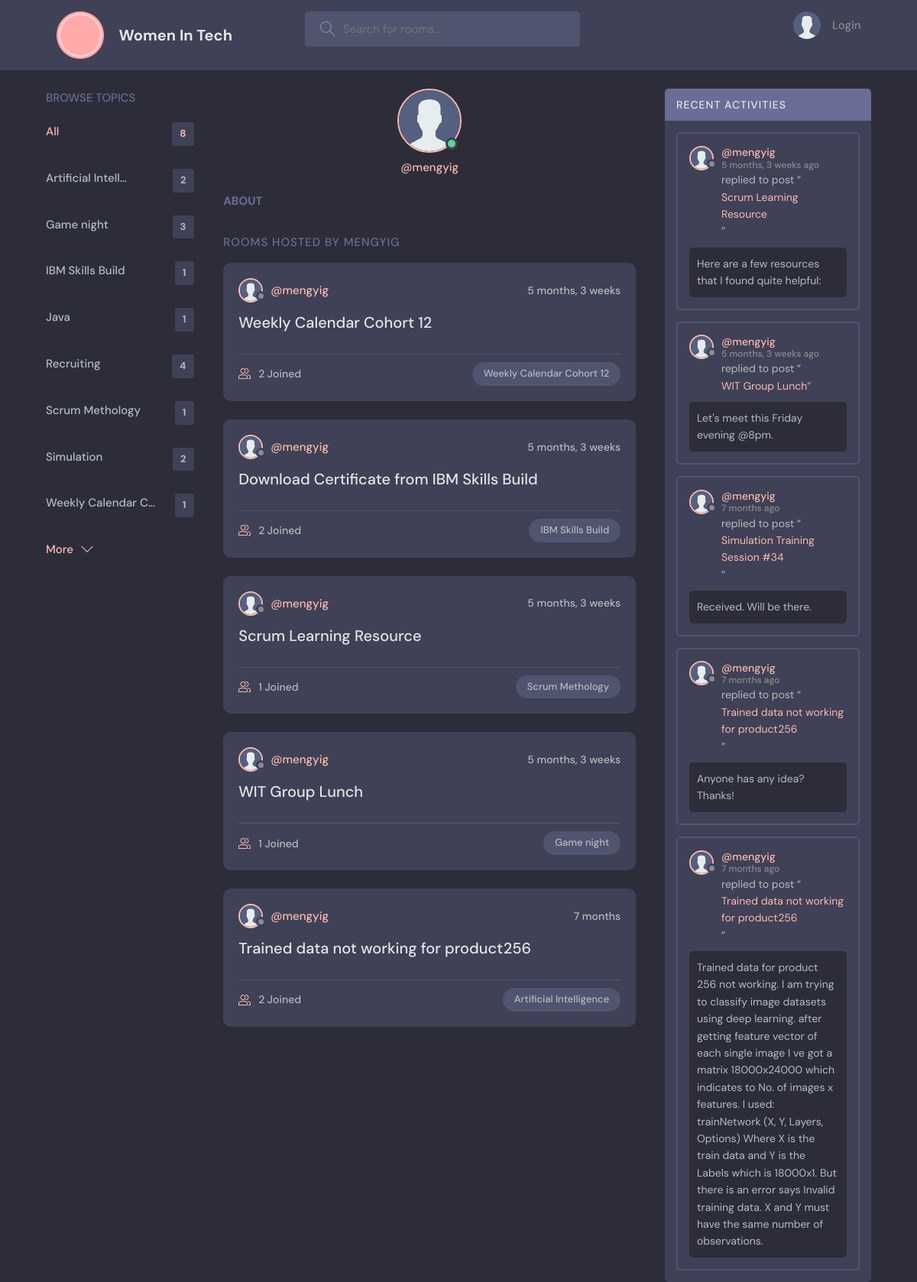
The page /profile/7/ on the database its author committed.
### base/models.py (models this page shows, shortened)
class Topic(models.Model):
    name = models.CharField(max_length=200)
    class Meta:
        ordering = ['name']

class Room(models.Model):
    host = models.ForeignKey(User, on_delete=models.SET_NULL, null=True)
    topic = models.ForeignKey(
        Topic, on_delete=models.SET_NULL, null=True)
    name = models.CharField(max_length=200)
    description = models.TextField(null=True, blank=True)
    participants = models.ManyToManyField(
        User, related_name="participants", blank=True)
    updated = models.DateTimeField(auto_now=True)
    created = models.DateTimeField(auto_now_add=True)
    class Meta:
        ordering = ['-updated', '-created']
    def __str__(self):
        return self.name

class Message(models.Model):
    user = models.ForeignKey(User, on_delete=models.CASCADE)
    room = models.ForeignKey(Room, on_delete=models.CASCADE)
    body = models.TextField()
    updated = models.DateTimeField(auto_now=True)
    created = models.DateTimeField(auto_now_add=True)
    class Meta:
        ordering = ['-updated', '-created']

### base/views.py (the view)
# urls.py: path('profile/<str:pk>/', views.userProfile, name='user-profile'),
def userProfile(request, pk):
    user = User.objects.get(id=pk)
    rooms = user.room_set.all()
    room_messages = user.message_set.all()
    topics = Topic.objects.all()
    context = {"user": user, "rooms": rooms,
               "room_messages": room_messages, "topics": topics}
    return render(request, "base/profile.html", context)

### base/templates/base/profile.html (shortened to what this page needs)
{% extends 'main.html' %}
{% block content %}
{% load static %}
<main class="profile-page layout layout--3">
    <div class="container">
        {% include 'base/topics_component.html' %}
        <div class="roomList">
            <div class="profile">
                <div class="profile__avatar">
                    <div class="avatar avatar--large active">
                        <img src="{% static 'images/avatar.svg' %}" />
                    </div>
                </div>
                <div class="profile__info">
                    <p>@{{user.username}}</p>
                </div>
                <div class="profile__about">
                    <h3>About</h3>
                </div>
            </div>
            <div class="roomList__header">
                <div>
                    <h2> Rooms Hosted by {{user.username}}</a>
                    </h2>
                </div>
            </div>
            {% include 'base/feed_component.html' %}
        </div>
        {% include 'base/activity_component.html' %}
    </div>
</main>
{% endblock content %}

### base/templates/base/topics_component.html
<div class="topics">
    <div class="topics__header">
        <h2>Browse Topics</h2>
    </div>
    <ul class="topics__list">
        <li>
            <a href="{% url 'home' %}" class="active">All <span>{{topics.count}}</span></a>
        </li>
        {% for topic in topics %}
        <li>
            <a href="{% url 'home' %}?q={{topic.name}}">
                {{ topic.name | truncatechars:18 }}
                <span>{{topic.room_set.all.count}}</span></a>
        </li>
        {% endfor %}
    </ul>
    <a class="btn btn--link" href="{% url 'topics' %}">
        More
        <svg version="1.1" xmlns="http://www.w3.org/2000/svg" width="32" height="32" viewBox="0 0 32 32">
            <title>chevron-down</title>
            <path d="M16 21l-13-13h-3l16 16 16-16h-3l-13 13z"></path>
        </svg>
    </a>
</div>

### base/templates/base/feed_component.html (shortened to what this page needs)
{% for room in rooms %}
{% load static %}
<div class="roomListRoom">
    <div class="roomListRoom__header">
        <a href="{% url 'user-profile' room.host.id %}" class="roomListRoom__author">
            <div class="avatar avatar--small">
                <img src="{% static 'images/avatar.svg' %}" />
            </div>
            <span>@{{room.host.username}}</span>
        </a>
        <div class="roomListRoom__actions">
            <span>{{room.created|timesince}}</span>
        </div>
    </div>
    <div class="roomListRoom__content">
        <a href="{% url 'room' room.id%}">{{room.name}}</a>
    </div>
    <div class="roomListRoom__meta">
        <a href="{% url 'room' room.id%}" class="roomListRoom__joined">
            {{room.participants.all.count}} Joined
        </a>
        <p class="roomListRoom__topic">{{room.topic.name}}</p>
    </div>
</div>
{% endfor %}

### base/templates/base/activity_component.html (shortened to what this page needs)
{% load static %}
<div class="activities">
    <div class="activities__header">
        <h2>Recent Activities</h2>
    </div>
    {% for message in room_messages %}
    <div class="activities__box">
        <div class="activities__boxHeader roomListRoom__header">
            <a href="{% url 'user-profile' message.user.id %}" class="roomListRoom__author">
                <div class="avatar avatar--small">
                    <img src="{% static 'images/avatar.svg' %}" />
                </div>
                <p>
                    @{{message.user}}
                    <span>{{message.created|timesince}} ago</span>
                </p>
            </a>
        </div>
        <div class="activities__boxContent">
            <p>replied to post “<a href="{% url 'room' message.room.id %}">{{message.room}}</a>”</p>
            <div class="activities__boxRoomContent">
                {{message.body}}
            </div>
        </div>
    </div>
    {% endfor %}
</div>

### rows shown on the page
Topic: name "Artificial Intell…", room_set.all.count "2"
Topic: name "Game night", room_set.all.count "3"
Topic: name "IBM Skills Build", room_set.all.count "1"
Topic: name "Java", room_set.all.count "1"
Topic: name "Recruiting", room_set.all.count "4"
Topic: name "Scrum Methology", room_set.all.count "1"
Topic: name "Simulation", room_set.all.count "2"
Topic: name "Weekly Calendar C…", room_set.all.count "1"
Room: host.username "mengyig", created "5 months, 3 weeks", name "Weekly Calendar Cohort 12", participants.all.count "2", topic.name "Weekly Calendar Cohort 12"
Room: host.username "mengyig", created "5 months, 3 weeks", name "Download Certificate from IBM Skills Build", participants.all.count "2", topic.name "IBM Skills Build"
Room: host.username "mengyig", created "5 months, 3 weeks", name "Scrum Learning Resource", participants.all.count "1", topic.name "Scrum Methology"
Room: host.username "mengyig", created "5 months, 3 weeks", name "WIT Group Lunch", participants.all.count "1", topic.name "Game night"
Room: host.username "mengyig", created "7 months", name "Trained data not working for product256", participants.all.count "2", topic.name "Artificial Intelligence"
Message: user "mengyig", created "5 months, 3 weeks", room "Scrum Learning Resource", body "Here are a few resources that I found quite helpful:"
Message: user "mengyig", created "5 months, 3 weeks", room "WIT Group Lunch", body "Let's meet this Friday evening @8pm."
Message: user "mengyig", created "7 months", room "Simulation Training Session #34", body "Received. Will be there."
Message: user "mengyig", created "7 months", room "Trained data not working for product256", body "Anyone has any idea? Thanks!"
Message: user "mengyig", created "7 months", room "Trained data not working for product256", body "Trained data for product 256 not working. I am trying to classify image datasets using deep learning. after getting feature vector of each single image I ve got a matrix 18000x24000 which indicates to No. of images x features. I used: trainNetwork (X, Y, Layers, Options) Where X is the train data and Y is the Labels which is 18000x1. But there is an error says Invalid training data. X and Y must have the same number of observations."

### other values the page prints
{{ topics.count }} "8"
{{ user.username }} "mengyig"
{{ user.username }} "MENGYIG"
